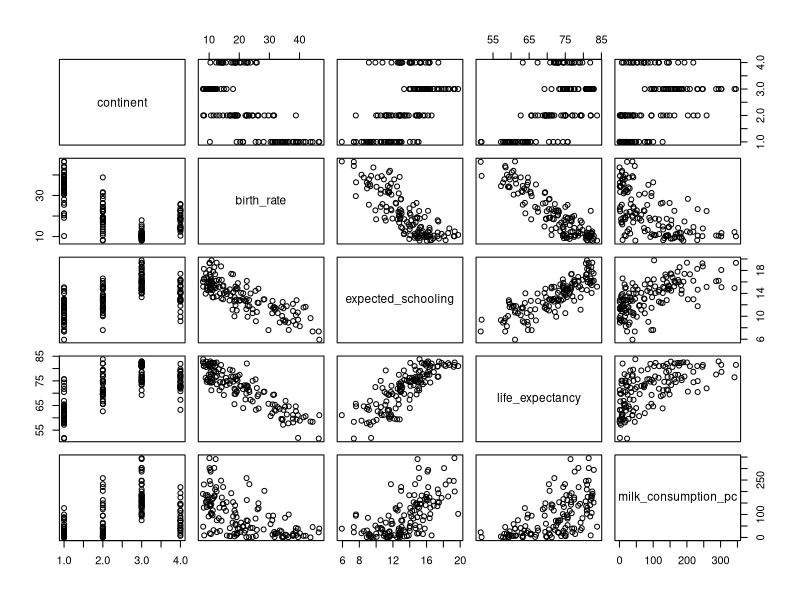
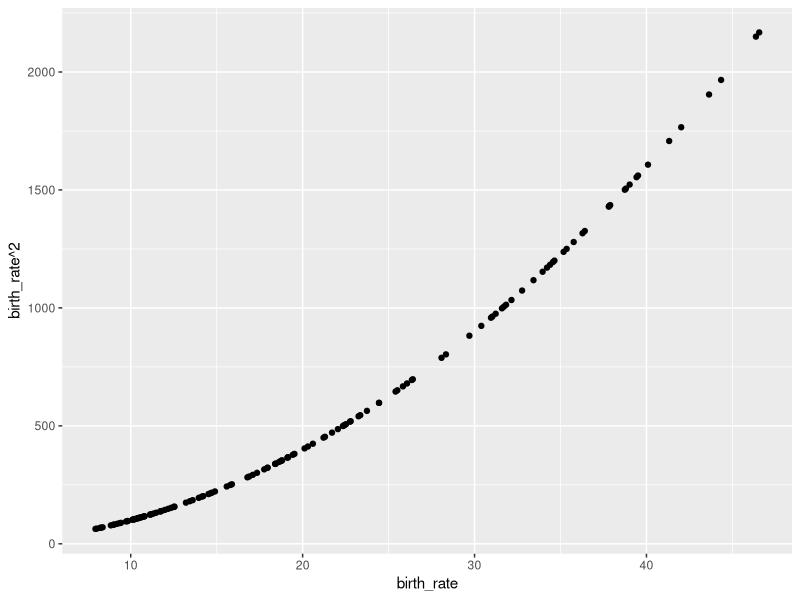
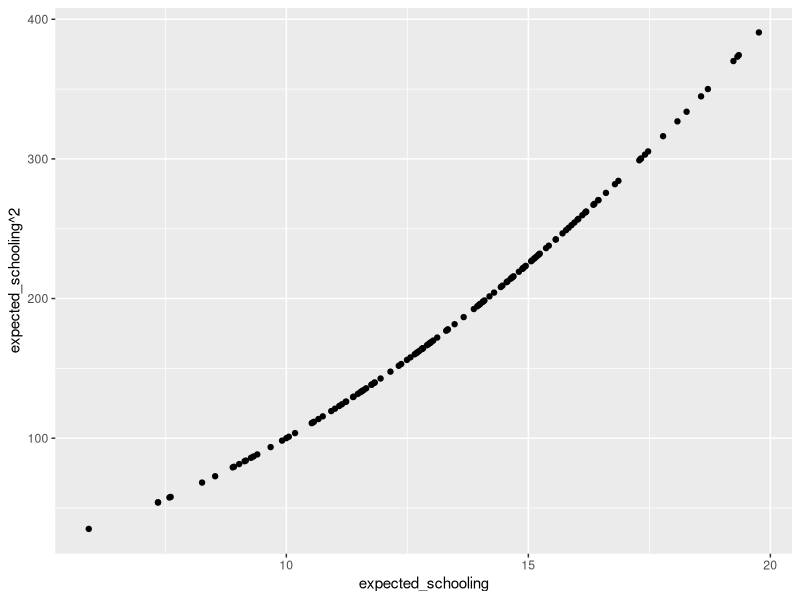
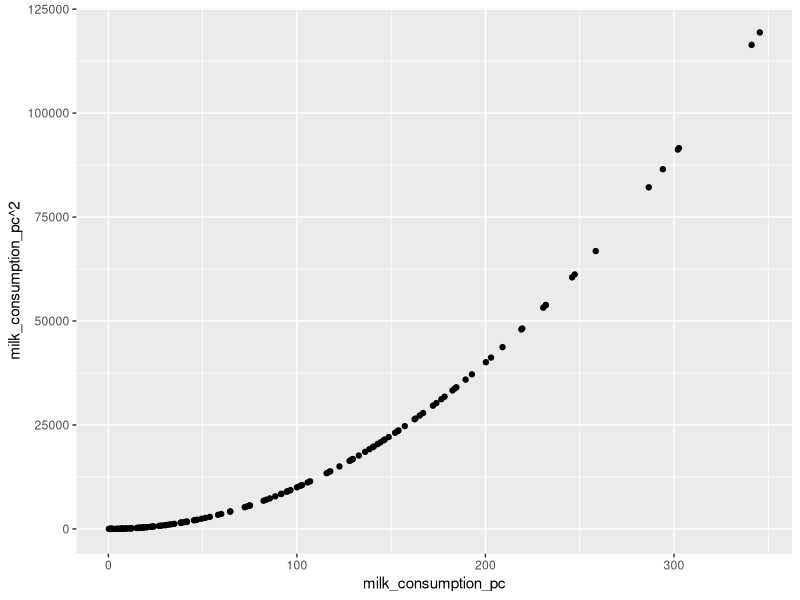
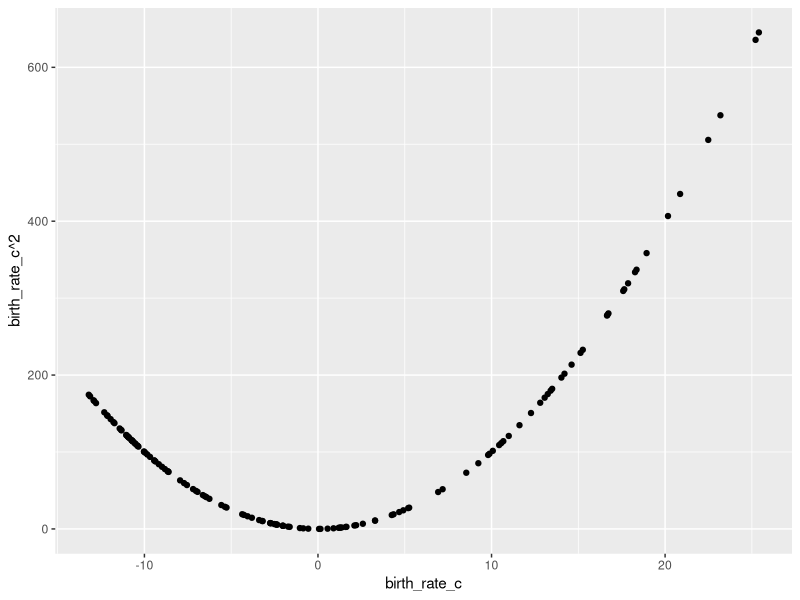
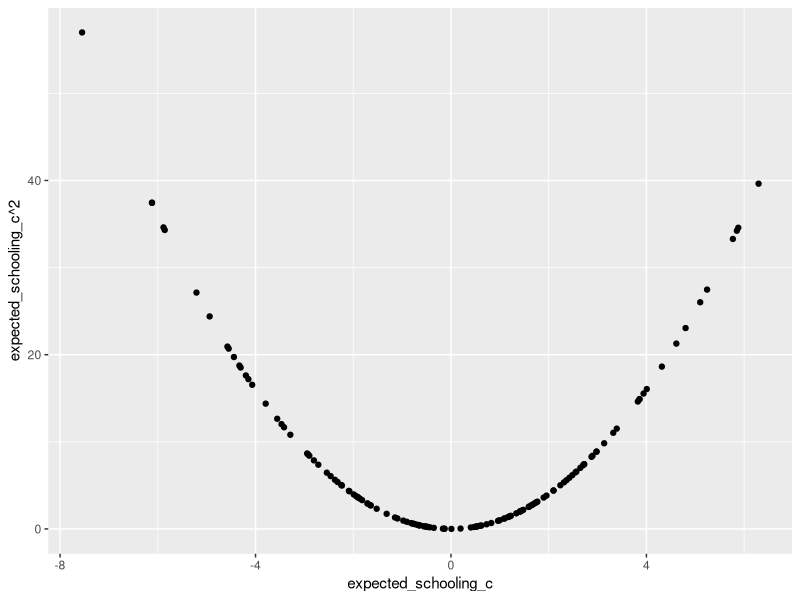
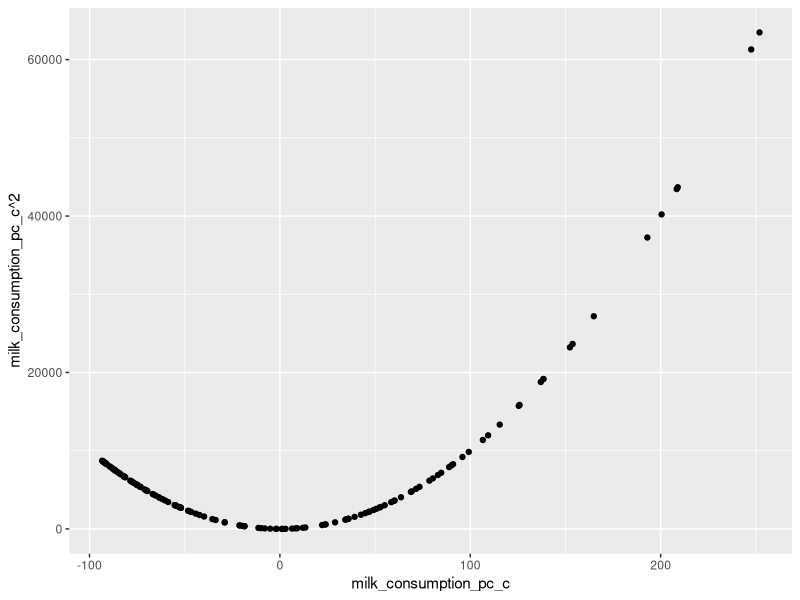

The R source for these figures, in order:
## ---- chunk 1
library(tidyverse)
library(gridExtra)
## ---- chunk 2
#| warning: false
#| message: false

# limpa área de trabalho
rm(list = ls())

# carrega pacote `tidyverse`
library(tidyverse)

# carrega dados
owid <- read_delim("data/owid.csv", delim = ",", col_names = TRUE)

# codifica variável `continent` como fator
owid$continent <- as.factor(owid$continent)

str(owid)
## ---- chunk 3
# Filtrando os dados para o ano de 2015
model1_data <- owid %>% filter(year == 2015)

# Selecionando somente as variáveis de interesse
model1_data <- model1_data[,c(1,5,15,18,19)]

# Retirando os dados referentes a oceania
model1_data <- subset(model1_data, model1_data$continent != "Oceania")

# Juntando os dados referentes às Américas do Norte e Sul
model1_data <- model1_data %>%
  mutate(continent = dplyr::recode(continent, "North America" = "America", "South America" = "America"))
## ---- chunk 4
# Gráfico de dispersão dos dados
plot(model1_data)
## ---- chunk 5
cor(model1_data$birth_rate,model1_data$expected_schooling)
## ---- chunk 6
cor(model1_data$birth_rate,model1_data$milk_consumption_pc)
## ---- chunk 7
cor(model1_data$expected_schooling,model1_data$milk_consumption_pc)
## ---- chunk 8
# Correlação para birth rate
cor(model1_data$birth_rate, model1_data$birth_rate^2)
## ---- chunk 9
# Correlação para expected schooling
cor(model1_data$expected_schooling, model1_data$expected_schooling^2)
## ---- chunk 10
# Correlação para milk_consumption_pc
cor(model1_data$milk_consumption_pc, model1_data$milk_consumption_pc^2)
## ---- chunk 11
ggplot(model1_data , aes(x = birth_rate, y = birth_rate^2)) + 
  geom_point()

ggplot(model1_data, aes(x = expected_schooling, y = expected_schooling^2)) + 
  geom_point()

ggplot(model1_data, aes(x = milk_consumption_pc, y = milk_consumption_pc^2)) + 
  geom_point()
## ---- chunk 12
# Criando variáveis quantitativas centralizadas
model1_data <- model1_data %>%
  mutate (birth_rate_c = birth_rate - mean(birth_rate),
          expected_schooling_c = expected_schooling - mean(expected_schooling),
          milk_consumption_pc_c = milk_consumption_pc - mean(milk_consumption_pc))

## ---- chunk 13
# Correlação para birth rate
cor(model1_data$birth_rate_c, model1_data$birth_rate_c^2)
## ---- chunk 14
# Correlação para expected schooling
cor(model1_data$expected_schooling_c, model1_data$expected_schooling_c^2)
## ---- chunk 15
# Correlação para milk_consumption_pc
cor(model1_data$milk_consumption_pc_c, model1_data$milk_consumption_pc_c^2)
## ---- chunk 16
ggplot(model1_data , aes(x = birth_rate_c, y = birth_rate_c^2)) + 
  geom_point()

ggplot(model1_data, aes(x = expected_schooling_c, y = expected_schooling_c^2)) + 
  geom_point()

ggplot(model1_data, aes(x = milk_consumption_pc_c, y = milk_consumption_pc_c^2)) + 
  geom_point()
## ---- chunk 17
cor(model1_data$birth_rate_c,model1_data$expected_schooling_c)
## ---- chunk 18
cor(model1_data$birth_rate_c,model1_data$milk_consumption_pc_c)
## ---- chunk 19
cor(model1_data$expected_schooling_c,model1_data$milk_consumption_pc_c)
## ---- chunk 20
# Modelo de regressão linear com as variáveis explicativas "birth_rate_c", "expected_schooling_c" e "milk_consumption_pc_c"

# Modelo polinomial de segunda ordem completo com as variáveis quantitativas
model1_quant <- lm(life_expectancy ~ I(birth_rate_c^2) + I(expected_schooling_c^2) + I(milk_consumption_pc_c^2) + birth_rate_c*expected_schooling_c + birth_rate_c*milk_consumption_pc_c + expected_schooling_c*milk_consumption_pc_c, data = model1_data )


summary(model1_quant)
